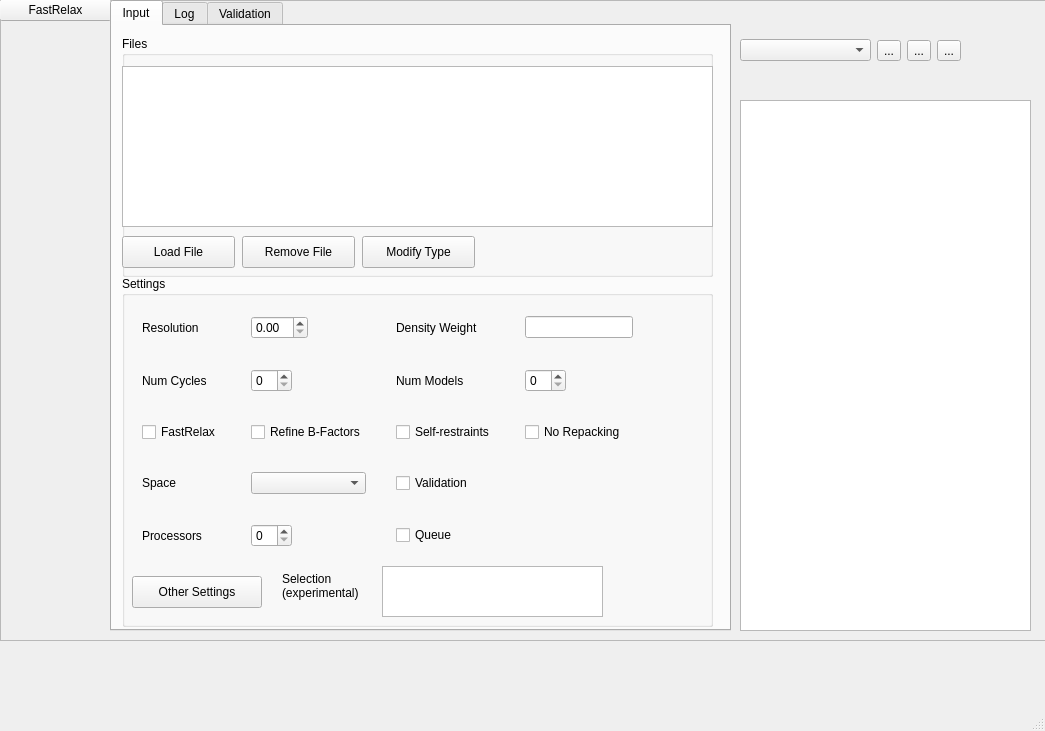
<?xml version="1.0" encoding="UTF-8"?>
<ui version="4.0">
 <class>MainWindow</class>
 <widget class="QMainWindow" name="MainWindow">
  <property name="geometry">
   <rect>
    <x>0</x>
    <y>0</y>
    <width>1045</width>
    <height>731</height>
   </rect>
  </property>
  <property name="windowTitle">
   <string>MainWindow</string>
  </property>
  <widget class="QWidget" name="centralwidget">
   <widget class="QFrame" name="frame">
    <property name="geometry">
     <rect>
      <x>0</x>
      <y>0</y>
      <width>1081</width>
      <height>641</height>
     </rect>
    </property>
    <property name="frameShape">
     <enum>QFrame::StyledPanel</enum>
    </property>
    <property name="frameShadow">
     <enum>QFrame::Raised</enum>
    </property>
    <widget class="QWidget" name="horizontalLayoutWidget">
     <property name="geometry">
      <rect>
       <x>-1</x>
       <y>-1</y>
       <width>113</width>
       <height>561</height>
      </rect>
     </property>
     <layout class="QHBoxLayout" name="horizontalLayout">
      <item alignment="Qt::AlignTop">
       <widget class="QPushButton" name="pushButton">
        <property name="text">
         <string>FastRelax</string>
        </property>
       </widget>
      </item>
     </layout>
    </widget>
    <widget class="QTabWidget" name="MainNotebook">
     <property name="geometry">
      <rect>
       <x>110</x>
       <y>0</y>
       <width>621</width>
       <height>631</height>
      </rect>
     </property>
     <property name="currentIndex">
      <number>0</number>
     </property>
     <property name="tabBarAutoHide">
      <bool>false</bool>
     </property>
     <widget class="QWidget" name="InputTab">
      <attribute name="title">
       <string>Input</string>
      </attribute>
      <widget class="QGroupBox" name="groupBox">
       <property name="geometry">
        <rect>
         <x>10</x>
         <y>10</y>
         <width>591</width>
         <height>241</height>
        </rect>
       </property>
       <property name="title">
        <string>Files</string>
       </property>
       <widget class="QPushButton" name="btn_load_file">
        <property name="geometry">
         <rect>
          <x>0</x>
          <y>200</y>
          <width>113</width>
          <height>32</height>
         </rect>
        </property>
        <property name="text">
         <string>Load File</string>
        </property>
       </widget>
       <widget class="QPushButton" name="btn_remove_file">
        <property name="geometry">
         <rect>
          <x>120</x>
          <y>200</y>
          <width>113</width>
          <height>32</height>
         </rect>
        </property>
        <property name="toolTip">
         <string>Remove File</string>
        </property>
        <property name="text">
         <string>Remove File</string>
        </property>
       </widget>
       <widget class="QPushButton" name="btn_modify_type">
        <property name="geometry">
         <rect>
          <x>240</x>
          <y>200</y>
          <width>113</width>
          <height>32</height>
         </rect>
        </property>
        <property name="text">
         <string>Modify Type</string>
        </property>
       </widget>
       <widget class="QTableWidget" name="tbl_fastrelaxparams_files">
        <property name="geometry">
         <rect>
          <x>0</x>
          <y>30</y>
          <width>591</width>
          <height>161</height>
         </rect>
        </property>
        <property name="toolTip">
         <string>&lt;html&gt;&lt;head/&gt;&lt;body&gt;&lt;p&gt;Following files can be used:&lt;/p&gt;&lt;p&gt;Map file (required, .mrc)&lt;/p&gt;&lt;p&gt;Model file (required, .pdb)&lt;/p&gt;&lt;p&gt;Reference model (optional, .pdb)&lt;/p&gt;&lt;p&gt;Rosetta Constraints (optional, .cst)&lt;/p&gt;&lt;p&gt;Rosetta Symmetry definition (optional, .symm)&lt;/p&gt;&lt;p&gt;One or more rosetta ligand parameter files (optional, .params)&lt;/p&gt;&lt;p&gt;&lt;br/&gt;&lt;/p&gt;&lt;/body&gt;&lt;/html&gt;</string>
        </property>
       </widget>
      </widget>
      <widget class="QGroupBox" name="groupBox_2">
       <property name="geometry">
        <rect>
         <x>10</x>
         <y>250</y>
         <width>591</width>
         <height>351</height>
        </rect>
       </property>
       <property name="title">
        <string>Settings</string>
       </property>
       <widget class="QWidget" name="gridLayoutWidget">
        <property name="geometry">
         <rect>
          <x>10</x>
          <y>30</y>
          <width>571</width>
          <height>245</height>
         </rect>
        </property>
        <layout class="QGridLayout" name="gridLayout">
         <property name="sizeConstraint">
          <enum>QLayout::SetFixedSize</enum>
         </property>
         <property name="leftMargin">
          <number>10</number>
         </property>
         <property name="topMargin">
          <number>10</number>
         </property>
         <property name="rightMargin">
          <number>10</number>
         </property>
         <property name="bottomMargin">
          <number>10</number>
         </property>
         <property name="spacing">
          <number>30</number>
         </property>
         <item row="2" column="2">
          <widget class="QCheckBox" name="chk_constrain_start">
           <property name="toolTip">
            <string>Generate torsional self-restraints with phenix. </string>
           </property>
           <property name="text">
            <string>Self-restraints</string>
           </property>
          </widget>
         </item>
         <item row="3" column="1">
          <widget class="QComboBox" name="cmb_fastrelaxparams_space">
           <property name="toolTip">
            <string>Refinement space</string>
           </property>
          </widget>
         </item>
         <item row="3" column="0">
          <widget class="QLabel" name="label_6">
           <property name="toolTip">
            <string>Refinement space</string>
           </property>
           <property name="text">
            <string>Space</string>
           </property>
          </widget>
         </item>
         <item row="3" column="2">
          <widget class="QCheckBox" name="chk_fastrelaxparams_validation">
           <property name="toolTip">
            <string>Run validation with phenix.molprobity</string>
           </property>
           <property name="text">
            <string>Validation</string>
           </property>
          </widget>
         </item>
         <item row="0" column="1">
          <widget class="QDoubleSpinBox" name="dsb_fastrelaxparams_resolution">
           <property name="sizePolicy">
            <sizepolicy hsizetype="Fixed" vsizetype="Fixed">
             <horstretch>0</horstretch>
             <verstretch>0</verstretch>
            </sizepolicy>
           </property>
           <property name="toolTip">
            <string>Effective map resolution.</string>
           </property>
          </widget>
         </item>
         <item row="4" column="1">
          <widget class="QSpinBox" name="sbo_fastrelaxparams_nproc">
           <property name="sizePolicy">
            <sizepolicy hsizetype="Fixed" vsizetype="Fixed">
             <horstretch>0</horstretch>
             <verstretch>0</verstretch>
            </sizepolicy>
           </property>
          </widget>
         </item>
         <item row="1" column="2">
          <widget class="QLabel" name="label_3">
           <property name="toolTip">
            <string>Number of models to generate. The best model (based on Map-Model FSC) will be automatically choosen. </string>
           </property>
           <property name="text">
            <string>Num Models</string>
           </property>
          </widget>
         </item>
         <item row="1" column="1">
          <widget class="QSpinBox" name="sbo_fastrelaxparams_num_cycles">
           <property name="sizePolicy">
            <sizepolicy hsizetype="Fixed" vsizetype="Fixed">
             <horstretch>0</horstretch>
             <verstretch>0</verstretch>
            </sizepolicy>
           </property>
          </widget>
         </item>
         <item row="2" column="1">
          <widget class="QCheckBox" name="chk_fastrelaxparams_bfactor">
           <property name="toolTip">
            <string>Refine B-Factors</string>
           </property>
           <property name="text">
            <string>Refine B-Factors</string>
           </property>
          </widget>
         </item>
         <item row="4" column="0">
          <widget class="QLabel" name="label_5">
           <property name="toolTip">
            <string>Number of processor for job parallelisation, e.g. testing 2 weights and generating 5 models will require 10 cpus to run all tasks in parallel.</string>
           </property>
           <property name="text">
            <string>Processors</string>
           </property>
          </widget>
         </item>
         <item row="0" column="0">
          <widget class="QLabel" name="label">
           <property name="toolTip">
            <string>Effective map resolution.</string>
           </property>
           <property name="text">
            <string>Resolution</string>
           </property>
          </widget>
         </item>
         <item row="1" column="3">
          <widget class="QSpinBox" name="sbo_fastrelaxparams_num_models">
           <property name="enabled">
            <bool>true</bool>
           </property>
           <property name="sizePolicy">
            <sizepolicy hsizetype="Fixed" vsizetype="Fixed">
             <horstretch>0</horstretch>
             <verstretch>0</verstretch>
            </sizepolicy>
           </property>
           <property name="toolTip">
            <string>Number of models to generate. The best model (based on Map-Model FSC) will be automatically choosen. </string>
           </property>
           <property name="frame">
            <bool>true</bool>
           </property>
          </widget>
         </item>
         <item row="0" column="2">
          <widget class="QLabel" name="label_2">
           <property name="toolTip">
            <string>&lt;html&gt;&lt;head/&gt;&lt;body&gt;&lt;p&gt;Multiple Weights separated by comma can be given.&lt;/p&gt;&lt;p&gt;Based on the number of models and available processors tasks will run in parallel.&lt;/p&gt;&lt;/body&gt;&lt;/html&gt;</string>
           </property>
           <property name="text">
            <string>Density Weight</string>
           </property>
          </widget>
         </item>
         <item row="2" column="3">
          <widget class="QCheckBox" name="chk_fastrelaxparams_norepack">
           <property name="toolTip">
            <string>Disable repacking</string>
           </property>
           <property name="text">
            <string>No Repacking</string>
           </property>
          </widget>
         </item>
         <item row="1" column="0">
          <widget class="QLabel" name="label_4">
           <property name="text">
            <string>Num Cycles</string>
           </property>
          </widget>
         </item>
         <item row="2" column="0">
          <widget class="QCheckBox" name="chk_fastrelaxparams_fastrelax">
           <property name="toolTip">
            <string>Run the FastRelax protocol (default).</string>
           </property>
           <property name="text">
            <string>FastRelax</string>
           </property>
          </widget>
         </item>
         <item row="4" column="2">
          <widget class="QCheckBox" name="chk_fastrelaxparams_queue">
           <property name="toolTip">
            <string>Use queueing system (experimental)</string>
           </property>
           <property name="text">
            <string>Queue</string>
           </property>
          </widget>
         </item>
         <item row="0" column="3">
          <widget class="QLineEdit" name="lei_fastrelaxparams_weight">
           <property name="sizePolicy">
            <sizepolicy hsizetype="Fixed" vsizetype="Fixed">
             <horstretch>0</horstretch>
             <verstretch>0</verstretch>
            </sizepolicy>
           </property>
           <property name="toolTip">
            <string>&lt;html&gt;&lt;head/&gt;&lt;body&gt;&lt;p&gt;Multiple Weights separated by comma can be given.&lt;/p&gt;&lt;p&gt;Based on the number of models and available processors tasks will run in parallel.&lt;/p&gt;&lt;/body&gt;&lt;/html&gt;</string>
           </property>
          </widget>
         </item>
        </layout>
       </widget>
       <widget class="QPushButton" name="btn_fastrelaxparams_other_settings">
        <property name="geometry">
         <rect>
          <x>10</x>
          <y>300</y>
          <width>130</width>
          <height>32</height>
         </rect>
        </property>
        <property name="text">
         <string>Other Settings</string>
        </property>
       </widget>
       <widget class="QPlainTextEdit" name="pte_fastrelaxparams_selection">
        <property name="geometry">
         <rect>
          <x>260</x>
          <y>290</y>
          <width>221</width>
          <height>51</height>
         </rect>
        </property>
        <property name="toolTip">
         <string>&lt;html&gt;&lt;head/&gt;&lt;body&gt;&lt;p&gt;Refine parts of the model&lt;/p&gt;&lt;p&gt;&lt;br/&gt;&lt;/p&gt;&lt;p&gt;Examples:&lt;/p&gt;&lt;p&gt;(chain A or chain B)&lt;/p&gt;&lt;p&gt;-&amp;gt; Only refine chains A and B&lt;/p&gt;&lt;p&gt;(chain A and resi 10-20)&lt;/p&gt;&lt;p&gt;-&amp;gt; Refine residues 10-20 of chain A&lt;/p&gt;&lt;/body&gt;&lt;/html&gt;</string>
        </property>
       </widget>
       <widget class="QLabel" name="label_7">
        <property name="geometry">
         <rect>
          <x>160</x>
          <y>290</y>
          <width>91</width>
          <height>41</height>
         </rect>
        </property>
        <property name="sizePolicy">
         <sizepolicy hsizetype="Fixed" vsizetype="Fixed">
          <horstretch>0</horstretch>
          <verstretch>0</verstretch>
         </sizepolicy>
        </property>
        <property name="toolTip">
         <string>&lt;html&gt;&lt;head/&gt;&lt;body&gt;&lt;p&gt;Refine parts of the model&lt;/p&gt;&lt;p&gt;&lt;br/&gt;&lt;/p&gt;&lt;p&gt;Examples:&lt;/p&gt;&lt;p&gt;(chain A or chain B)&lt;/p&gt;&lt;p&gt;-&amp;gt; Only refine chains A and B&lt;/p&gt;&lt;p&gt;(chain A and resi 10-20)&lt;/p&gt;&lt;p&gt;-&amp;gt; Refine residues 10-20 of chain A&lt;/p&gt;&lt;/body&gt;&lt;/html&gt;</string>
        </property>
        <property name="text">
         <string>&lt;html&gt;&lt;head/&gt;&lt;body&gt;&lt;p&gt;Selection&lt;br/&gt;(experimental)&lt;/p&gt;&lt;/body&gt;&lt;/html&gt;</string>
        </property>
       </widget>
      </widget>
     </widget>
     <widget class="QWidget" name="LogTab">
      <attribute name="title">
       <string>Log</string>
      </attribute>
      <widget class="QGroupBox" name="groupBox_3">
       <property name="geometry">
        <rect>
         <x>10</x>
         <y>10</y>
         <width>591</width>
         <height>351</height>
        </rect>
       </property>
       <property name="title">
        <string>Log</string>
       </property>
       <widget class="QPlainTextEdit" name="pte_job_log">
        <property name="geometry">
         <rect>
          <x>10</x>
          <y>30</y>
          <width>571</width>
          <height>311</height>
         </rect>
        </property>
       </widget>
      </widget>
     </widget>
     <widget class="QWidget" name="tab">
      <attribute name="title">
       <string>Validation</string>
      </attribute>
      <widget class="QGroupBox" name="groupBox_4">
       <property name="geometry">
        <rect>
         <x>10</x>
         <y>10</y>
         <width>591</width>
         <height>581</height>
        </rect>
       </property>
       <property name="title">
        <string>Validation</string>
       </property>
       <widget class="QTableWidget" name="tbl_validation_report">
        <property name="geometry">
         <rect>
          <x>10</x>
          <y>30</y>
          <width>571</width>
          <height>541</height>
         </rect>
        </property>
       </widget>
      </widget>
     </widget>
    </widget>
    <widget class="QWidget" name="horizontalLayoutWidget_2">
     <property name="geometry">
      <rect>
       <x>740</x>
       <y>10</y>
       <width>221</width>
       <height>81</height>
      </rect>
     </property>
     <layout class="QHBoxLayout" name="horizontalLayout_2">
      <item>
       <widget class="QComboBox" name="cmb_project_list">
        <property name="sizePolicy">
         <sizepolicy hsizetype="Expanding" vsizetype="Fixed">
          <horstretch>0</horstretch>
          <verstretch>0</verstretch>
         </sizepolicy>
        </property>
       </widget>
      </item>
      <item>
       <widget class="QToolButton" name="btn_prj_add">
        <property name="text">
         <string>...</string>
        </property>
       </widget>
      </item>
      <item>
       <widget class="QToolButton" name="btn_prj_remove">
        <property name="text">
         <string>...</string>
        </property>
       </widget>
      </item>
      <item>
       <widget class="QToolButton" name="btn_prj_update">
        <property name="text">
         <string>...</string>
        </property>
       </widget>
      </item>
      <item>
       <layout class="QGridLayout" name="gridLayout_2"/>
      </item>
     </layout>
    </widget>
    <widget class="QTableWidget" name="tbl_job_list">
     <property name="geometry">
      <rect>
       <x>740</x>
       <y>100</y>
       <width>291</width>
       <height>531</height>
      </rect>
     </property>
    </widget>
   </widget>
  </widget>
  <widget class="QMenuBar" name="menubar">
   <property name="geometry">
    <rect>
     <x>0</x>
     <y>0</y>
     <width>1045</width>
     <height>24</height>
    </rect>
   </property>
  </widget>
  <widget class="QStatusBar" name="statusbar"/>
 </widget>
 <resources/>
 <connections/>
</ui>
